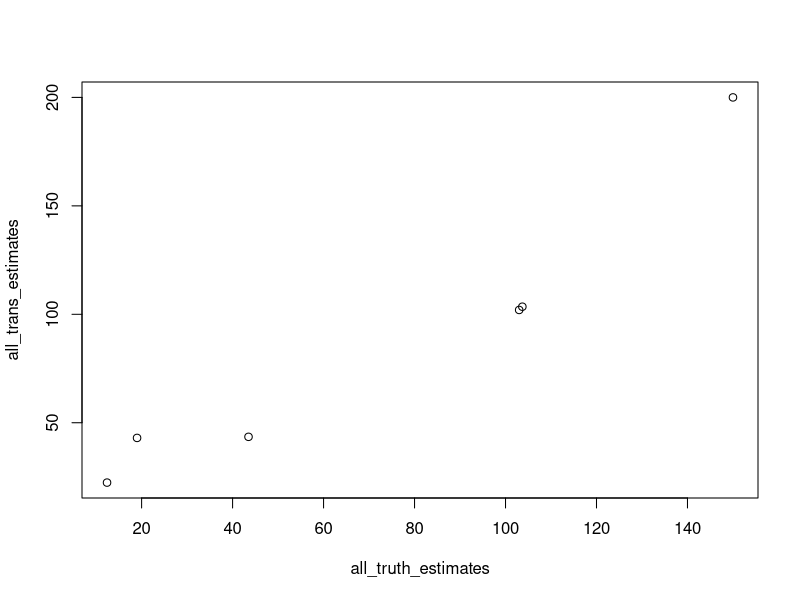

Write the R code that produced this figure.
# Test R^2

all_trans_estimates = c(103.5,22.4,43.5,102.0,43.0,200.0)
all_truth_estimates = c(103.7,12.4,43.5,103.0,19.0,150.0)

plot(all_truth_estimates,all_trans_estimates)
cor(all_truth_estimates,all_trans_estimates)

fit <- lm(all_truth_estimates ~ all_trans_estimates)
fit
k = summary(fit, correlation = TRUE, method="pearson")
k$r.squared

(k$r.squared)^2

library(Hmisc)
rcorr(all_truth_estimates,all_trans_estimates, type="pearson")


RMSE <- sqrt(mean((all_trans_estimates-all_truth_estimates)^2))

scaled_error <- function(estimate, truth) {
  2 *abs(estimate - truth)  / (abs(estimate) + abs(truth))
}

med_scaled_err = median(abs(scaled_error(all_trans_estimates, all_truth_estimates)))

mean(abs(scaled_error(all_trans_estimates, all_truth_estimates))) 
                        
